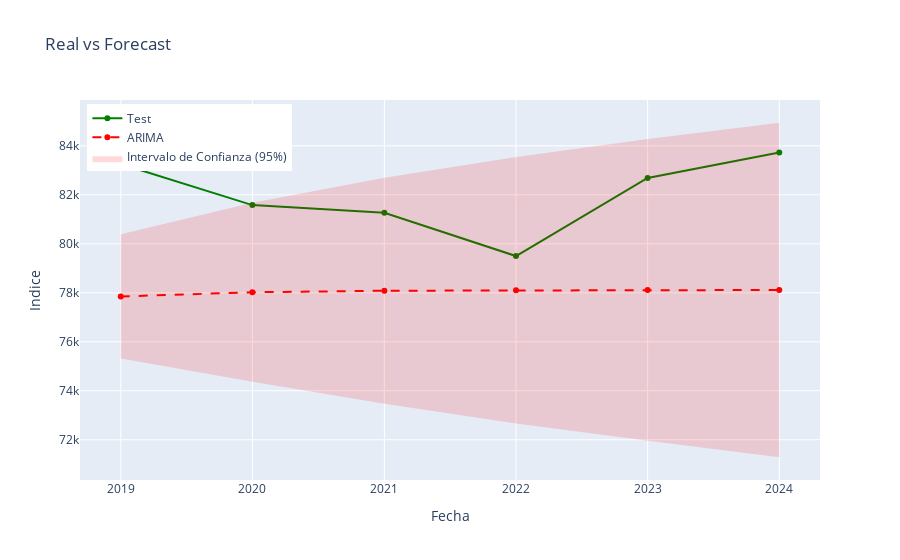

Notebook code cell kept with this figure:
### Markdown cell above
**Para el parámetro q:**

El gráfico muestra un decaimiento gradual y lento de las autocorrelaciones, con varios picos significativos dentro de las bandas de confianza. Esta pauta sugiere un componente de promedio móvil moderado, siendo recomendable un valor de q = 3-5

**Para el parámetro p:**

El gráfico presenta pocos picos significativos, indicando una dependencia limitada de valores anteriores. Esto sugiere un orden autorregresivo bajo, siendo recomendable un valor de p = 1-2

### Code cell
# modelo ARIMA


# Definimos el tamaño del test
test_size = 6

# Separamos los datos
train = df.iloc[:-test_size]
test = df.iloc[-test_size:]


# Ajustamos el modelo ARIMA
# Nota: Statsmodels maneja la diferenciación (d=1) internamente.
model = ARIMA(train['value'], order=(1, 1, 5))
results = model.fit()
print(results.summary())

# Realizamos el pronóstico para los pasos del Test set
# start: índice donde empieza el test, end: índice donde termina
forecast_object = results.get_forecast(steps=len(test))
forecast = forecast_object.predicted_mean
conf_int = forecast_object.conf_int(alpha=0.05) # 95% confianza

# Convertimos a DataFrame para facilitar el manejo
forecast_df = pd.DataFrame({
    'date': test.index,
    'actual': test['value'],
    'forecast': forecast.values,
    'lower_ci': conf_int.iloc[:, 0].values,
    'upper_ci': conf_int.iloc[:, 1].values
})
forecast_df.set_index('date', inplace=True)

# Cálculo de Métricas de Error
rmse = np.sqrt(mean_squared_error(test['value'], forecast))
mae = mean_absolute_error(test['value'], forecast)
print(f"\n--- Métricas de Evaluación en Test Set ---")
print(f"RMSE: {rmse:.4f}")
print(f"MAE: {mae:.4f}")


fig = go.Figure()
# Datos de Entrenamiento (Histórico)
# Mostramos solo los últimos años para que se vea bien el detalle del final
train_subset = train[train.index > '2018-01-01']

fig.add_trace(go.Scatter(
    x=train_subset.index, y=train_subset['value'],
    mode='lines', name='Train',
    line=dict(color='gray')
))

# Datos Reales (Test)
fig.add_trace(go.Scatter(
    x=test.index, y=test['value'],
    mode='lines+markers', name='Test',
    line=dict(color='green', width=2)
))

# Pronóstico del Modelo
fig.add_trace(go.Scatter(
    x=forecast_df.index, y=forecast_df['forecast'],
    mode='lines+markers', name='ARIMA',
    line=dict(color='red', dash='dash', width=2)
))

# Intervalos de Confianza
fig.add_trace(go.Scatter(
    x=forecast_df.index.tolist() + forecast_df.index[::-1].tolist(),
    y=forecast_df['upper_ci'].tolist() + forecast_df['lower_ci'][::-1].tolist(),
    fill='toself',
    fillcolor='rgba(255, 0, 0, 0.15)',
    line=dict(color='rgba(255,255,255,0)'),
    name='Intervalo de Confianza (95%)',
    hoverinfo="skip"
))

fig.update_layout(
    title='Real vs Forecast',
    xaxis_title='Fecha',
    yaxis_title='Indice',
    hovermode="x unified",
    legend=dict(yanchor="top", y=0.99, xanchor="left", x=0.01)
)

fig.show()

### Figure 1 — Plotly figure (JSON) as saved in the notebook; plotly's stock layout.template omitted (floating-point values rounded to 4 significant figures)
{"data": [{"line": {"color": "gray"}, "mode": "lines", "name": "Train", "type": "scatter", "x": [], "y": []}, {"line": {"color": "green", "width": 2}, "mode": "lines+markers", "name": "Test", "type": "scatter", "x": ["2019-01-01T00:00:00.000000", "2020-01-01T00:00:00.000000", "2021-01-01T00:00:00.000000", "2022-01-01T00:00:00.000000", "2023-01-01T00:00:00.000000", "2024-01-01T00:00:00.000000"], "y": [83260.0, 81580.0, 81270.0, 79500.0, 82690.0, 83730.0]}, {"line": {"color": "red", "dash": "dash", "width": 2}, "mode": "lines+markers", "name": "ARIMA", "type": "scatter", "x": ["2019-01-01T00:00:00.000000", "2020-01-01T00:00:00.000000", "2021-01-01T00:00:00.000000", "2022-01-01T00:00:00.000000", "2023-01-01T00:00:00.000000", "2024-01-01T00:00:00.000000"], "y": [77850.0, 78020.0, 78080.0, 78100.0, 78120.0, 78110.0]}, {"fill": "toself", "fillcolor": "rgba(255, 0, 0, 0.15)", "hoverinfo": "skip", "line": {"color": "rgba(255,255,255,0)"}, "name": "Intervalo de Confianza (95%)", "type": "scatter", "x": ["2019-01-01T00:00:00", "2020-01-01T00:00:00", "2021-01-01T00:00:00", "2022-01-01T00:00:00", "2023-01-01T00:00:00", "2024-01-01T00:00:00", "2024-01-01T00:00:00", "2023-01-01T00:00:00", "2022-01-01T00:00:00", "2021-01-01T00:00:00", "2020-01-01T00:00:00", "2019-01-01T00:00:00"], "y": [80390.0, 81680.0, 82700.0, 83540.0, 84270.0, 84940.0, 71290.0, 71960.0, 72670.0, 73470.0, 74360.0, 75310.0]}], "layout": {"hovermode": "x unified", "legend": {"x": 0.01, "xanchor": "left", "y": 0.99, "yanchor": "top"}, "title": {"text": "Real vs Forecast"}, "xaxis": {"title": {"text": "Fecha"}}, "yaxis": {"title": {"text": "Indice"}}}}
